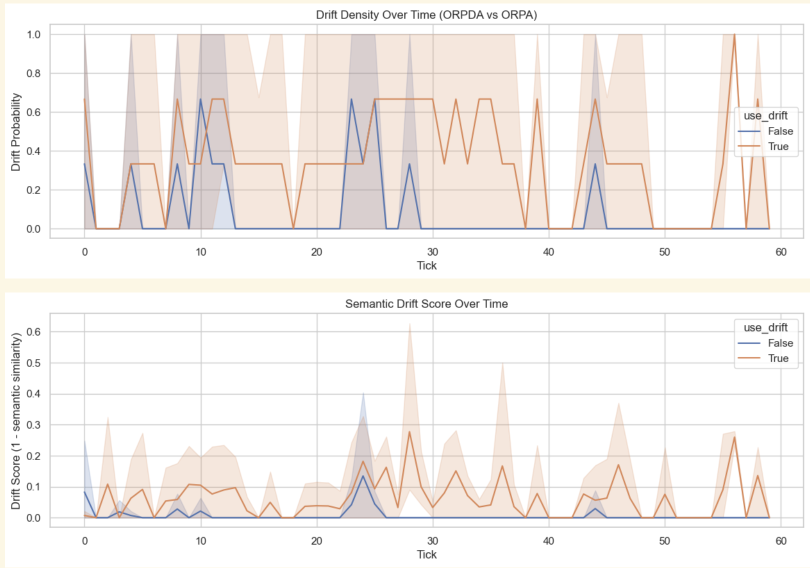
#> input picture app/img/drift_over_tick.png, 1620 x 1136 px, found by its file name (shown at 1/2 size)
$ python edit_image_res.py
#> lines starting #> are read from the running program, lines starting #| are printed output that depends on the picture
#> in main, img is the input picture: PIL image 1620x1136 RGBA; mean R, G, B, A 245.8, 241.5, 238.7, 255
# tools/edit_image_res.py
# --------------------------------------
# Author: Jaelin Lee
# Description: Resize/pad an image to ensure at least 640x360 resolution.
# --------------------------------------
from pathlib import Path

from PIL import Image, ImageOps

INPUT_PATH = Path("app/img/drift_over_tick.png")
OUTPUT_PATH = Path("padded_output.png")
MIN_W, MIN_H = 640, 360  # baseline minimum size
EXTRA_W_PAD = 300  # add a bit more horizontal breathing room


def ensure_min_resolution(img: Image.Image, min_w: int, min_h: int) -> Image.Image:
    """Upscale proportionally and pad to hit minimum width/height, with extra width."""
#> called with min_w = 640, min_h = 360
    # Proportional upscale if below minimums
    w, h = img.size
#> w = 1620; h = 1136
    scale = max(min_w / w, min_h / h, 1.0)
#> scale = 1
    if scale > 1.0:
        new_size = (int(w * scale), int(h * scale))
        img = img.resize(new_size, Image.LANCZOS)

    # Pad to meet minimums
    w, h = img.size
    pad_left = max((min_w - w) // 2, 0)
#> pad_left = 0
    pad_right = max(min_w - w - pad_left, 0)
#> pad_right = 0
    pad_top = max((min_h - h) // 2, 0)
#> pad_top = 0
    pad_bottom = max(min_h - h - pad_top, 0)
#> pad_bottom = 0

    if pad_left or pad_right or pad_top or pad_bottom:
        img = ImageOps.expand(
            img, border=(pad_left, pad_top, pad_right, pad_bottom), fill="white"
        )

    # extra horizontal padding
    if EXTRA_W_PAD > 0:
        img = ImageOps.expand(
            img,
            border=(EXTRA_W_PAD // 2, 0, EXTRA_W_PAD - EXTRA_W_PAD // 2, 0),
            fill="white",
        )
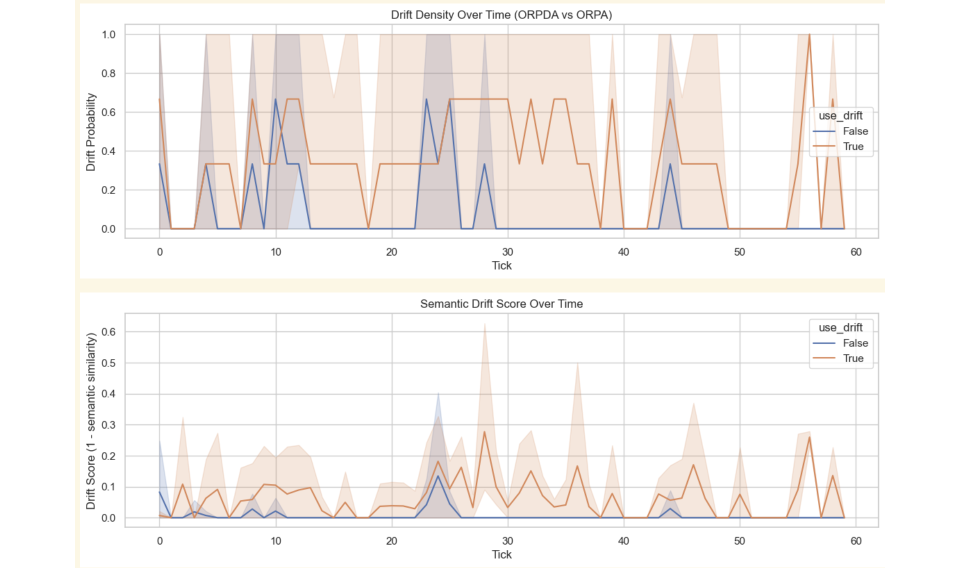
#> img: PIL image 1920x1136 RGBA (shown at 1/2 size); mean R, G, B, A 247.2, 243.6, 241.2, 255
    return img


def main():
    img = Image.open(INPUT_PATH)
    img = ensure_min_resolution(img, MIN_W, MIN_H)
    img.save(OUTPUT_PATH)
    print(f"Saved: {OUTPUT_PATH} ({img.size[0]}x{img.size[1]})")
#| Saved: padded_output.png (1920x1136)


if __name__ == "__main__":
    main()

$ run again, with app/img/ORPA_to_ORPDA.png copied over app/img/drift_over_tick.png
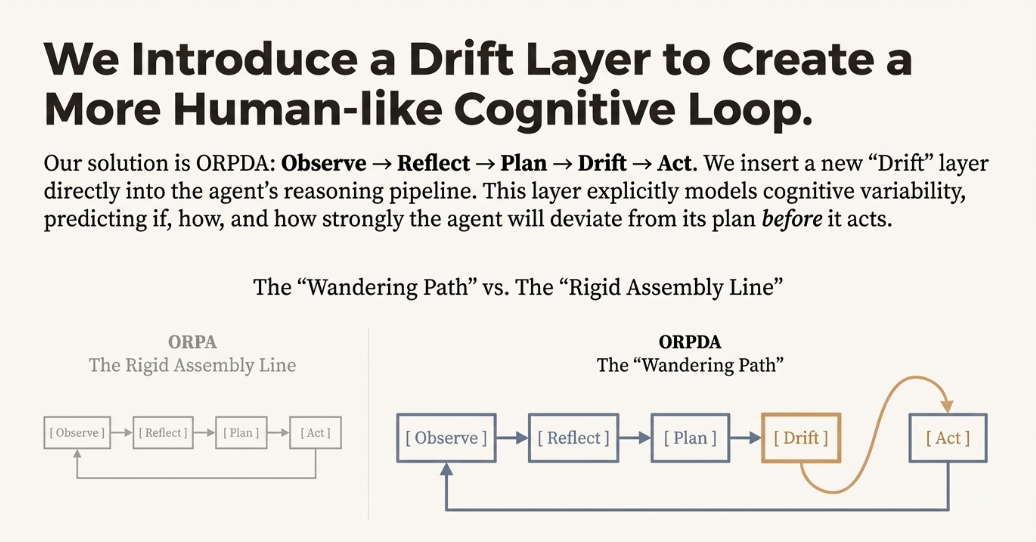
#> input picture app/img/ORPA_to_ORPDA.png, 1036 x 542 px, found by its file name
#> in main, img is the input picture: PIL image 1036x542 RGBA; mean R, G, B, A 229.9, 227.1, 222, 255
#> in ensure_min_resolution, `img = ImageOps.expand( img, border=(EXTRA_W_PAD // 2, 0, EXTRA_W_PAD -..`:
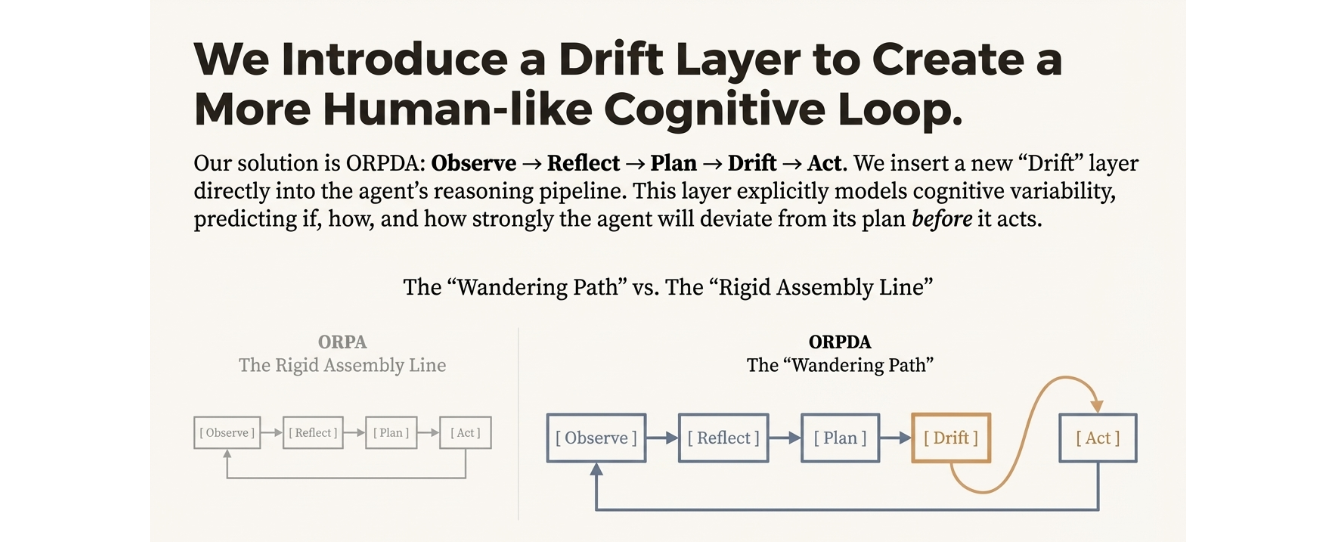
#> img: PIL image 1336x542 RGBA; mean R, G, B, A 235.5, 233.4, 229.4, 255
#| Saved: padded_output.png (1336x542)

$ run again, with app/img/drift_actions_th0_5.png copied over app/img/drift_over_tick.png
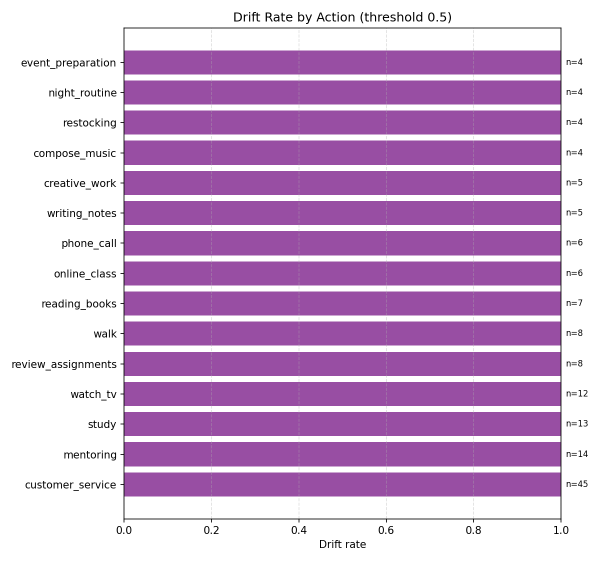
#> input picture app/img/drift_actions_th0_5.png, 1200 x 1125 px, found by its file name (shown at 1/2 size)
#> in main, img is the input picture: PIL image 1200x1125 RGBA; mean R, G, B, A 203.1, 168.6, 208.2, 255
#> in ensure_min_resolution, `img = ImageOps.expand( img, border=(EXTRA_W_PAD // 2, 0, EXTRA_W_PAD -..`:
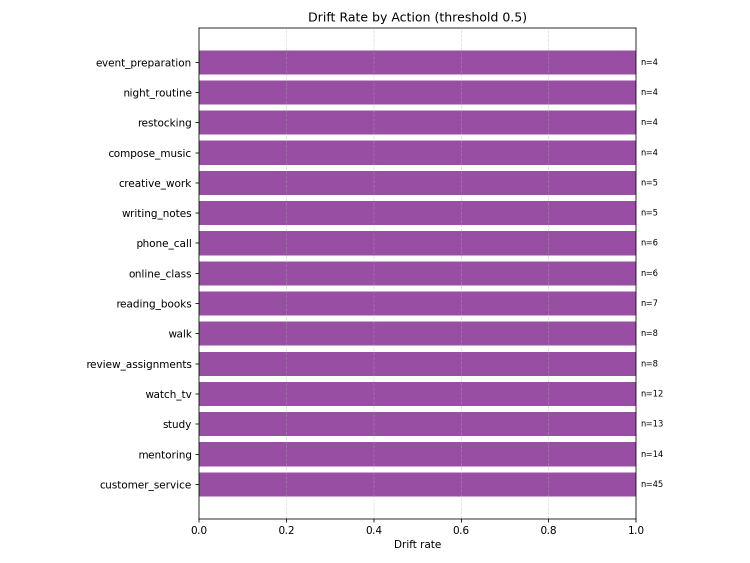
#> img: PIL image 1500x1125 RGBA (shown at 1/2 size); mean R, G, B, A 213.5, 185.9, 217.6, 255
#| Saved: padded_output.png (1500x1125)

$ run again, with app/img/drift_dream.png copied over app/img/drift_over_tick.png
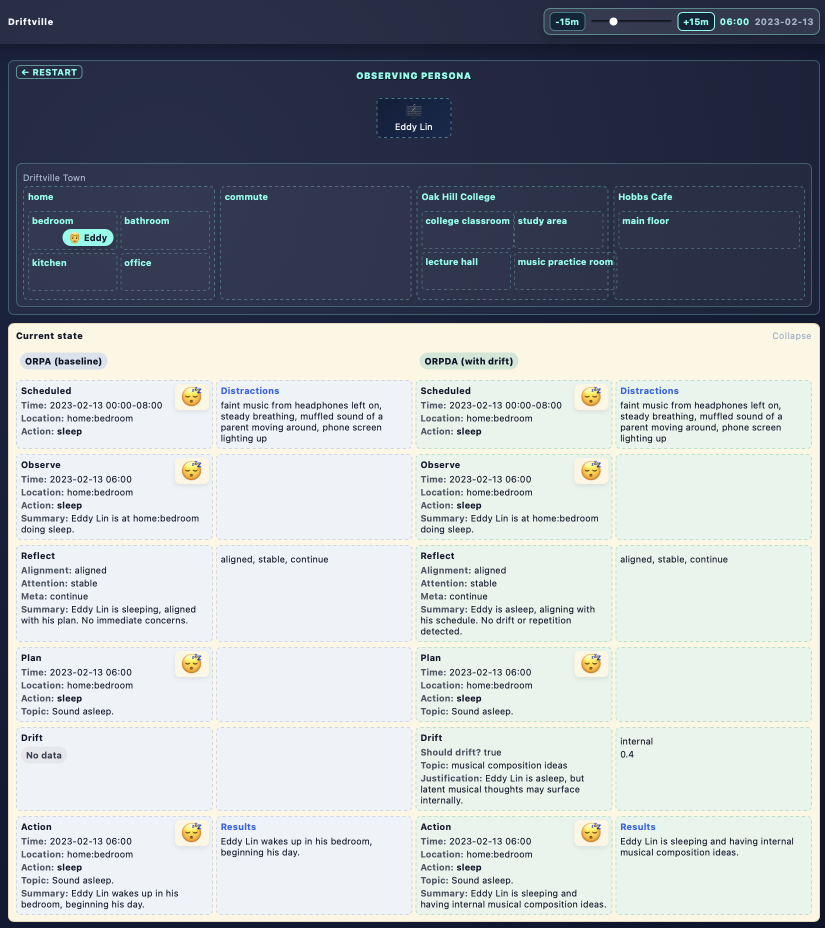
#> input picture app/img/drift_dream.png, 1650 x 1856 px, found by its file name (shown at 1/2 size)
#> in main, img is the input picture: PIL image 1650x1856 RGBA; mean R, G, B, A 161, 167.1, 172.6, 255
#> in ensure_min_resolution, `img = ImageOps.expand( img, border=(EXTRA_W_PAD // 2, 0, EXTRA_W_PAD -..`:
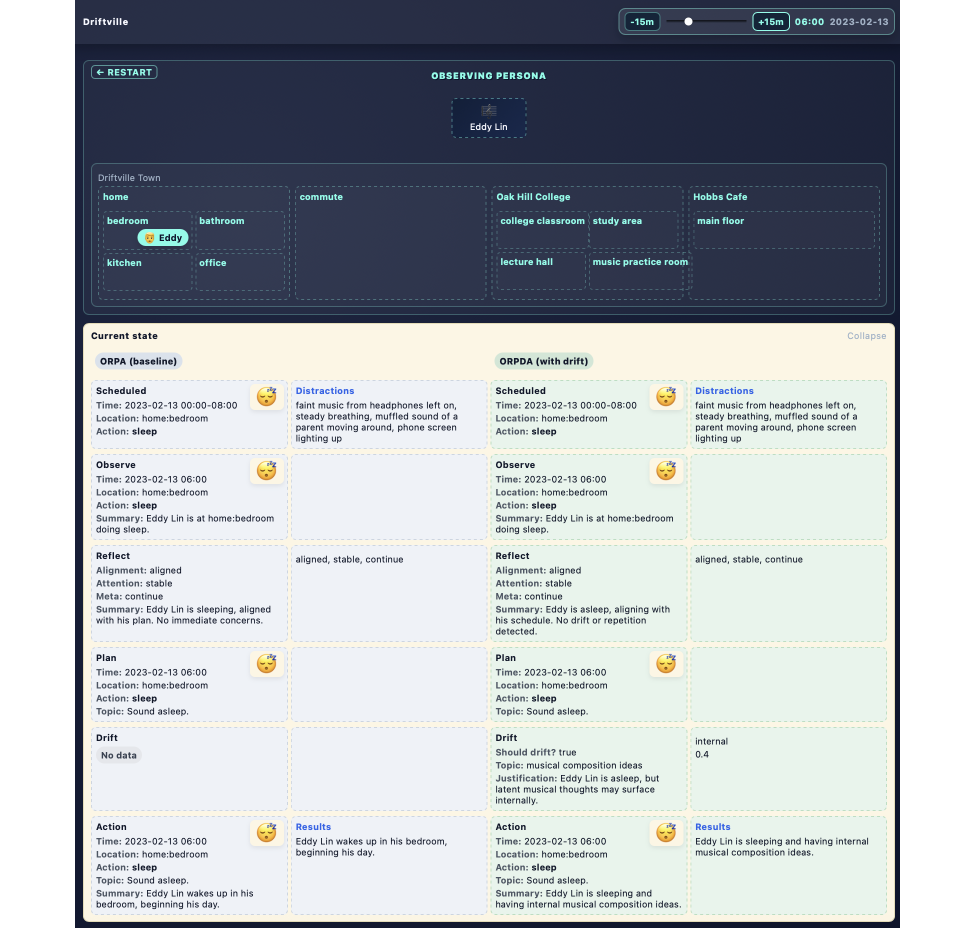
#> img: PIL image 1950x1856 RGBA (shown at 1/2 size); mean R, G, B, A 175.4, 180.6, 185.3, 255
#| Saved: padded_output.png (1950x1856)
